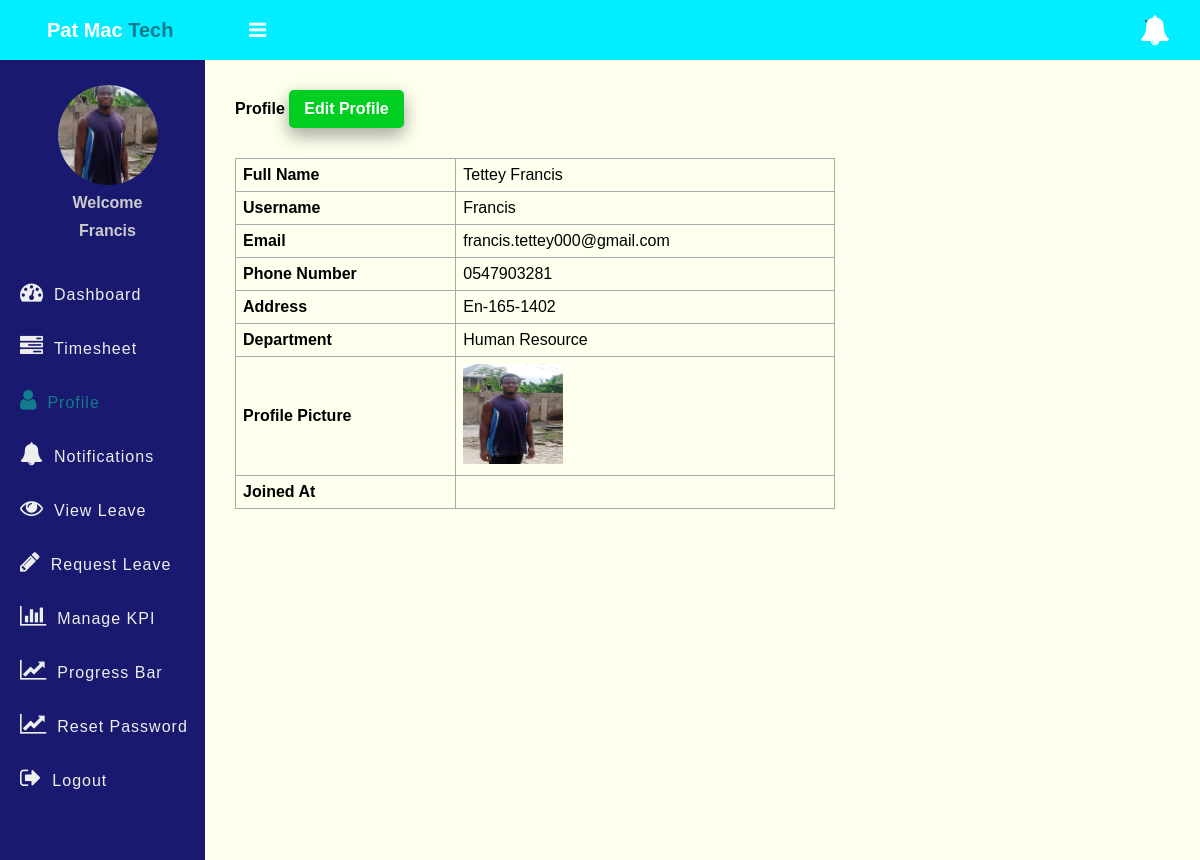
/Resources/profile.php (signed in), run on the app's committed database.
### tables this page shows
CREATE TABLE `users` (
  `id` int(11) NOT NULL,
  `full_name` varchar(50) NOT NULL DEFAULT 'Admin',
  `username` varchar(50) NOT NULL,
  `email` varchar(100) NOT NULL,
  `profile_image` varchar(255) DEFAULT NULL,
  `password` varchar(255) NOT NULL,
  `role` enum('admin','employee','evaluator') NOT NULL,
  `salary` decimal(10,2) NOT NULL,
  `department` varchar(50) NOT NULL,
  `created_at` timestamp NOT NULL DEFAULT current_timestamp(),
  `dob` date NOT NULL,
  `gender` enum('male','female','other') NOT NULL,
  `marital_status` enum('single','married','divorced','widowed') NOT NULL,
  `nationality` varchar(100) NOT NULL,
  `phone_number` varchar(20) NOT NULL,
  `address` text NOT NULL,
  `emergency_contact` text NOT NULL,
  `work_location` varchar(100) NOT NULL,
  `employment_type` enum('full-time','part-time','contractual','intern') NOT NULL,
  `account_number` varchar(50) NOT NULL,
  `bank_name` varchar(100) NOT NULL,
  `ifsc_code` varchar(50) NOT NULL,
  `tin` varchar(50) NOT NULL,
  `insurance_number` varchar(50) NOT NULL,
  `is_suspended` tinyint(1) NOT NULL DEFAULT 0
);

### app/Model/User.php (called while the page is built, shortened)
<?php
function get_user_by_id($conn, $id) {
    $sql = "SELECT id, full_name, username, email, salary, department, role,
                   COALESCE(profile_image, 'img/user.png') AS profile_image,
                   dob, gender, marital_status, nationality, phone_number,
                   address, emergency_contact, work_location, employment_type,
                   account_number, bank_name, ifsc_code, tin, insurance_number
            FROM users
            WHERE id = ?";
    $stmt = $conn->prepare($sql);
    $stmt->execute([$id]);
    if ($stmt->rowCount() > 0) {
        return $stmt->fetch(PDO::FETCH_ASSOC);
    } else {
        return null;
    }
}
?>

### Resources/profile.php (the view, shortened to what this page needs)
<?php
if (isset($_SESSION['role']) && isset($_SESSION['id']) && $_SESSION['role'] == "employee") {
    include "../app/Model/User.php";
    $user = get_user_by_id($conn, $_SESSION['id']);
?>
<!DOCTYPE html>
<html>
<head>
    <link rel="stylesheet" href="https://stackpath.bootstrapcdn.com/font-awesome/4.7.0/css/font-awesome.min.css">
    <link rel="stylesheet" href="../css/style.css">
</head>
<body>
    <?php include "../inc/header.php" ?>
    <div class="body">
        <?php include "inc/nav.php" ?>
        <section class="section-1">
            <h4 class="title">Profile <a href="edit_profile.php">Edit Profile</a></h4>
            <table class="main-table" style="max-width: 600px;">
                <tr>
                    <td><strong>Full Name</strong></td>
                    <td><?=$user['full_name']?></td>
                </tr>
                <tr>
                    <td><strong>Username</strong></td>
                    <td><?=$user['username']?></td>
                </tr>
                <tr>
                    <td><strong>Email</strong></td>
                    <td><?=$user['email']?></td>
                </tr>
                <tr>
                    <td><strong>Phone Number</strong></td>
                    <td><?=$user['phone_number'] ?? 'Not provided'?></td>
                </tr>
                <tr>
                    <td><strong>Address</strong></td>
                    <td><?=$user['address'] ?? 'Not provided'?></td>
                </tr>
                <tr>
                    <td><strong>Department</strong></td>
                    <td><?=$user['department'] ?? 'Not provided'?></td>
                </tr>
                <tr>
                    <td><strong>Profile Picture</strong></td>
                    <td>
                        <?php if (!empty($user['profile_image'])): ?>
                            <img src="<?=$user['profile_image']?>" alt="Profile Picture" style="width: 100px; height: 100px;">
                        <?php else: ?>
                            <span>No Profile Picture</span>
                        <?php endif; ?>
                    </td>
                </tr>
                <tr>
                    <td><strong>Joined At</strong></td>
                    <td><?=$user['created_at']?></td>
                </tr>
            </table>
        </section>
    </div>
</body>
</html>
<?php
} else {
    $em = "First login";
    header("Location: login.php?error=$em");
    exit();
}
?>

### css/style.css (style rules this page uses)
* { padding: 0; margin: 0; box-sizing: border-box; font-family: arial, sans-serif; }
body { background-image: url("") ; background-position: center; background-repeat: no-repeat; background-size: cover; }
.body { display: flex; background: url("../img/patmac.jpg") no-repeat center center/cover; }
.section-1 { padding: 30px; }
.section-1 .title { margin-bottom: 10px; }
.section-1 .title a { text-decoration: none; display: inline-block; padding-left: 10px; border: none; background: #00CF22; padding: 10px 15px; color: #fff; font-size: 16px; border-radius: 5px; cursor: pointer; outline: none; transition: background 1s; box-shadow: 0 8px 16px 0 rgba(0,0,0,0.2), 0 6px 20px 0 rgba(0,0,0,0.19); }
.section-1 { width: 100%; background: #ffe; }
.main-table, .main-table tr, .main-table th, .main-table td { border: 1px solid #aaa; border-collapse: collapse; padding: 7px; }
.main-table { width: 90%; margin-top: 30px; }

### data on the page
users: full_name "Tettey Francis", username "Francis", email "francis.tettey000@gmail.com", phone_number "0547903281", address "En-165-1402", department "Human Resource"

### other printed values
$_SESSION['username'] "Francis"
